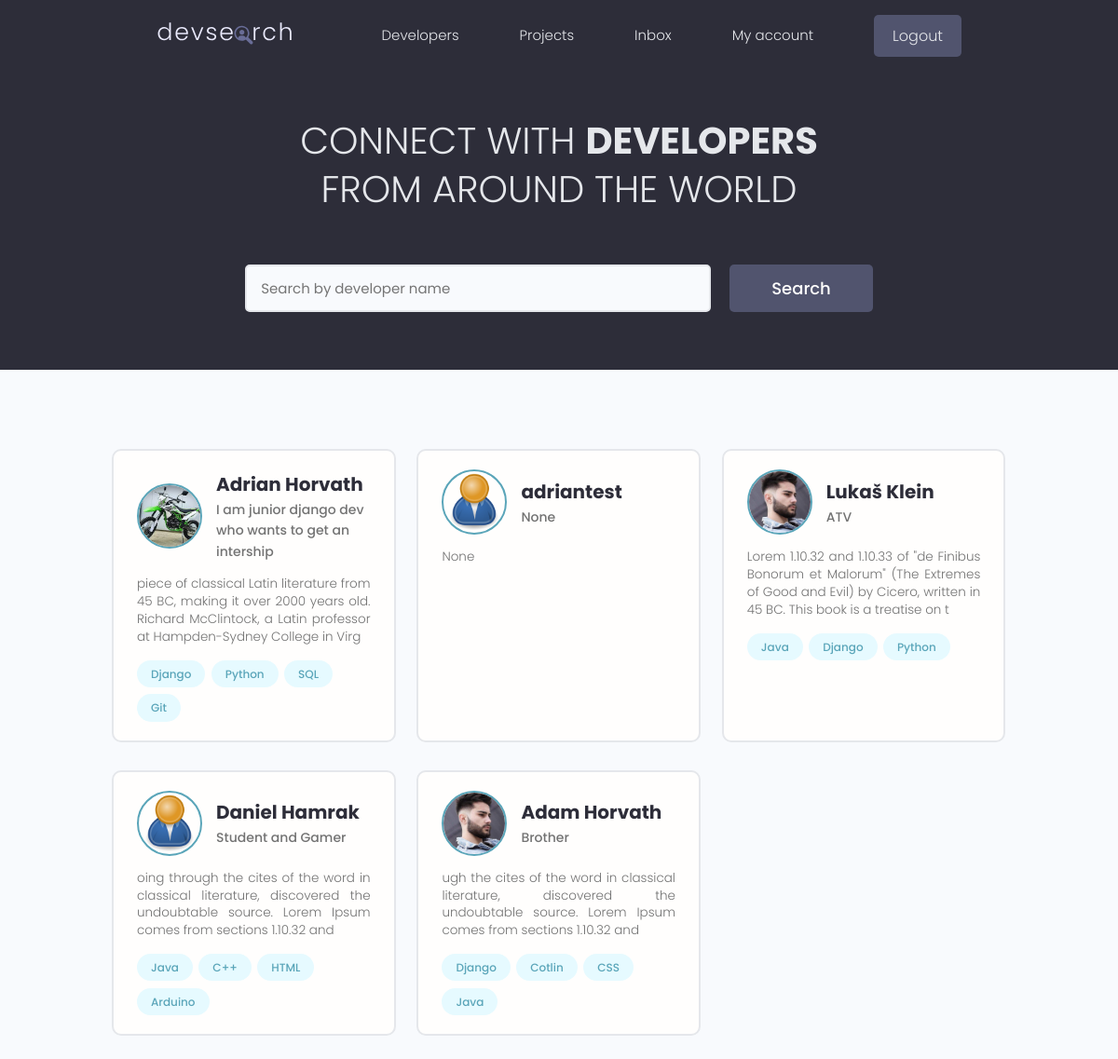
Screenshot of / (signed in) with the database file from the repository.
### users/models.py (models this page shows, shortened)
class Profile(models.Model):
    id = models.UUIDField(default=uuid.uuid4, unique=True,
    primary_key=True, editable=False)
    user = models.OneToOneField(User, on_delete=models.CASCADE, null=True,blank=True)
    name = models.CharField(max_length=200, blank=True, null=True)
    username = models.CharField(max_length=200, blank=True, null=True)
    location = models.CharField(max_length=200, blank=True, null=True)
    email = models.EmailField(max_length=300, null= True, blank=True)
    short_info = models.CharField(max_length=200, blank=True, null=True)
    bio = models.TextField(blank=True, null=True)
    profile_image = models.ImageField(blank=True, null=True, upload_to="profiles/", default="profiles/user-default.png")
    social_github = models.CharField(max_length=200, blank=True, null=True)
    social_twitter = models.CharField(max_length=200, blank=True, null=True)
    social_linkedin = models.CharField(max_length=200, blank=True, null=True)
    social_youtube = models.CharField(max_length=200, blank=True, null=True)
    social_website = models.CharField(max_length=200, blank=True, null=True)
    social_stackoverflow = models.CharField(max_length=200, blank=True, null=True)
    created = models.DateTimeField(auto_now_add=True)

class Skill(models.Model):
    id = models.UUIDField(default=uuid.uuid4, unique=True,
    primary_key=True, editable=False)
    skill = models.ForeignKey(Profile,on_delete=models.CASCADE, null=True, blank=True)
    name = models.CharField(max_length=50, blank=True, null=True)
    description = models.TextField(blank=True, null=True)
    created = models.DateTimeField(auto_now_add=True)

### users/views.py (the view)
# urls.py: path("", views.profiles,name="profiles" ),
def profiles (request):
    search_query = ""
    if request.GET.get("search_query"):
        search_query = request.GET.get("search_query")
    skill = Skill.objects.filter(name__icontains=search_query)
    profiles= Profile.objects.distinct().filter(
    Q(name__icontains = search_query) |
    Q(short_info__icontains = search_query)|
    Q(skill__in = skill)
     )
    page = request.GET.get("page")
    paginator= Paginator(profiles, 6)
    try:
        profiles = paginator.page(page)
    except PageNotAnInteger:
        page = 1
        profiles = paginator.page(page)
    except EmptyPage:
        page = paginator.num_pages
        profiles = paginator.page(page)
    left_index = (int(page) - 4)
    if left_index <1:
        left_index = 1
    right_index = (int(page) + 5)
    if right_index > paginator.num_pages:
        right_index = paginator.num_pages+1
    custom_range= range(left_index,right_index)
    context = {"profiles":profiles, "search_query":search_query,"custom_range":custom_range}
    return render(request, "users/profiles.html", context)

### users/templates/users/profiles.html (shortened to what this page needs)
{% extends 'main.html' %}
{% block content %}
<main class="home">
    <section class="hero-section text-center">
        <div class="container container--narrow">
            <div class="hero-section__box">
                <h2>CONNECT WITH <span>DEVELOPERS</span></h2>
                <h2>FROM AROUND THE WORLD</h2>
            </div>
            <div class="hero-section__search">
                <form id="search_form" class="form" action="{% url 'profiles' %}" method="get">
                    <div class="form__field">
                        <input class="input input--text" id="formInput#search" type="text" name="search_query"
                           value="{{ search_query }}" placeholder="Search by developer name" />
                    </div>
                    <input class="btn btn--sub btn--lg" type="submit" value="Search" />
                </form>
            </div>
        </div>
    </section>
    <section class="devlist">
        <div class="container">
            <div class="grid grid--three">
                {% for profile in profiles %}
                <div class="column card">
                    <div class="dev">
                        <a href="{% url 'profile' profile.id %}" class="card__body">
                            <div class="dev__profile">
                                <img class="avatar avatar--md" src="{{ profile.profile_image.url }}"
                                    alt="image" />
                                <div class="dev__meta">
                                    <h3>{{ profile.name }}</h3>
                                    <h5>{{ profile.short_info|slice:"60" }}</h5>
                                </div>
                            </div>
                            <p class="dev__info">{{ profile.bio|slice:"150" }}</p>
                            <div class="dev__skills">
                                {% for skill in profile.skill_set.all|slice:"4" %}
                                <span class="tag tag--pill tag--main">
                                    <small>{{ skill.name }}</small>
                                </span>
                                {% endfor %}
                            </div>
                        </a>
                    </div>
                </div>
                {% endfor %}
            </div>
        </div>
    </section>
</main>
{% endblock content %}

### static/styles/app.css (style rules this page uses)
:root { --color-sub: #2d2d39; }
.btn--sub { background-color: var(--color-sub-light); }
.card { border: 2px solid var(--color-light); }
img { width: 100%; }
.hero-section { height: 40vh; display: flex; align-items: center; background-color: var(--color-sub); }
.hero-section__box { margin-bottom: 4rem; }
.hero-section__box > h2, .hero-section__box > h2 > span { font-size: 4rem; color: var(--color-light); line-height: 1.3; text-transform: uppercase; }
.hero-section__box > h2 { font-weight: 300; }
.hero-section__box > h2 > span { font-weight: 700; }
.hero-section__search > .form { display: flex; align-items: center; justify-content: center; gap: 2rem; }
.hero-section__search > .form input.input--text { width: 50rem; }
.devlist { margin-top: 8rem; }
.devlist .grid { align-items: stretch; }
.devlist .dev .dev__profile { display: flex; align-items: center; gap: 1.5rem; }
.devlist .dev .dev__meta h3 { color: var(--color-sub); font-size: 2rem; font-weight: 700; }
.devlist .dev .dev__meta h5 { color: var(--color-text); font-size: 1.4rem; font-weight: 500; }
.devlist .dev .dev__info { margin: 1.5rem 0; font-size: 1.35rem; line-height: 1.4; text-align: justify; }

### static/uikit/styles/modules/_variables.css (style rules this page uses)
:root { --color-main: #5aa5b9; --color-main-light: #e6faff; --color-sub: #3f4156; --color-sub-light: #51546e; --color-sub-lighter: #ededfd; --color-text: #737373; --color-gray: #8b8b8b; --color-light: #e5e7eb; --color-light-gray: #767676; --color-bg: #f8fafd; --color-white: #fffefd; --color-white-light: #f3f3f3; --color-success: #359e64; --color-success-bg: #def8e8; --color-error: #fc4b0b; --color-error-bg: #fff2ee; --font-base: 'Poppins', arial, helvetica, 'Segoe UI', roboto, ubuntu, sans-serif; --font-monospace: 'Fira Code', 'Courier New', courier, monospace; --font-regular: 300; --font-medium: 500; --font-bold: 700; --generic-shadow: 1px 1px 5px #00000010; --generic-transition: all 0.3s ease-in-out; }

### static/uikit/styles/modules/_base.css (style rules this page uses)
* { margin: 0; padding: 0; box-sizing: border-box; text-rendering: optimizeLegibility; color: inherit; font-size: inherit; }
html { font-size: 50%; }
@media only screen and (min-width: 480px) { html { font-size: 56.25%; } }
@media only screen and (min-width: 1200px) { html { font-size: 62.5%; } }
body { line-height: 1.6; font-weight: 400; font-size: 1.5rem; color: var(--color-text); background-color: var(--color-bg); min-height: 100vh; }

### static/uikit/styles/modules/_typography.css (style rules this page uses)
* { font-family: var(--font-base); }
h2 { font-size: 3.6rem; font-weight: var(--font-bold); }
h3 { font-size: 3.2rem; font-weight: var(--font-medium); }
h5 { font-size: 2.4rem; font-weight: var(--font-medium); }
h5, h6 { font-weight: var(--font-regular); }
p, span, strong { font-size: 1.6rem; color: var(--color-text); font-weight: var(--font-regular); }
a { padding-bottom: 2px; text-decoration: none; display: inline-block; color: var(--color-main); font-weight: var(--font-medium); }

### static/uikit/styles/modules/_utilities.css (style rules this page uses)
.container { width: 92%; max-width: 165rem; margin: 0 auto; box-sizing: border-box; }
.container--narrow { width: 92%; max-width: 120rem; }
@media screen and (min-width: 1000px) { .container { width: 90%; } }
@media screen and (min-width: 1000px) { .container--narrow { width: 85%; } }
@media screen and (min-width: 1200px) { .container { width: 80%; } }
@media screen and (min-width: 1200px) { .container--narrow { width: 72%; } }
.text-center { text-align: center; }

### static/uikit/styles/modules/_avatar.css (style rules this page uses)
.avatar { border-radius: 50%; border: 2px solid var(--color-main); object-fit: cover; }
.avatar--md { height: 7rem; width: 7rem; }

### static/uikit/styles/modules/_button.css (style rules this page uses)
.btn { display: inline-block; position: relative; cursor: pointer; background-color: var(--color-light); font-weight: var(--font-medium); color: var(--color-sub); text-decoration: none; padding: 1rem 2rem; border-radius: 0.5rem; border: none; width: -webkit-fit-content; width: -moz-fit-content; width: fit-content; height: -webkit-fit-content; height: -moz-fit-content; height: fit-content; font-size: 1.6rem; outline-width: 0; outline-color: transparent; -webkit-backface-visibility: hidden; backface-visibility: hidden; transition: all 0.3s ease-in-out; }
.btn--sub { background-color: var(--color-sub); color: var(--color-white); }
.btn--lg { font-size: 1.8rem; padding: 1.2rem 4.5rem; }

### static/uikit/styles/modules/_card.css (style rules this page uses)
.card { border-radius: 1rem; background-color: var(--color-white); border: 1.5px solid var(--color-light); width: auto; height: auto; margin-top: 0.5rem; margin-bottom: 0.5rem; overflow: hidden; }
.card__body, .card__header { padding: 2rem 2.5rem; }

### rows the page displays
Profile: profile_image (picture), name "Adrian Horvath", short_info "I am junior django dev who wants to get an intership", bio "piece of classical Latin literature from 45 BC, making it over 2000 years old. Richard McClintock, a Latin professor at Hampden-Sydney College in Virg"
Skill: name "Django"
Skill: name "Python"
Skill: name "SQL"
Skill: name "Git"
Profile: profile_image (placeholder picture), name "adriantest", short_info "None", bio "None"
Profile: profile_image (picture), name "Lukaš Klein", short_info "ATV", bio "Lorem 1.10.32 and 1.10.33 of \"de Finibus Bonorum et Malorum\" (The Extremes of Good and Evil) by Cicero, written in 45 BC. This book is a treatise on t"
Skill: name "Java"
Skill: name "Django"
Skill: name "Python"
Profile: profile_image (placeholder picture), name "Daniel Hamrak", short_info "Student and Gamer", bio "oing through the cites of the word in classical literature, discovered the undoubtable source. Lorem Ipsum comes from sections 1.10.32 and"
Skill: name "Java"
Skill: name "C++"
Skill: name "HTML"
Skill: name "Arduino"
Profile: profile_image (picture), name "Adam Horvath", short_info "Brother", bio "ugh the cites of the word in classical literature, discovered the undoubtable source. Lorem Ipsum comes from sections 1.10.32 and"
Skill: name "Django"
Skill: name "Cotlin"
Skill: name "CSS"
Skill: name "Java"
